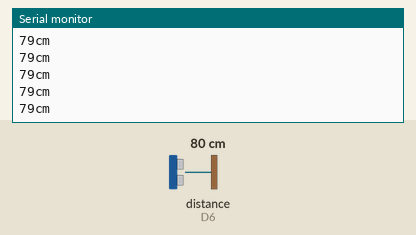
Recording of a sketch running on a simulated ESP8266 (NodeMCU). On the bench: the last lines printed to the serial monitor. Wiring (inferred from the names in the program): ultrasonic range finder: trigger D5; echo D6. The inputs (shaded band) are chosen by the test bench; at power-on: distance to the obstacle (sensor on D6) 80 cm. The echo pulse lasts 58.3 µs per cm.

Above: at 1.2 s.
1.3 s: distance to the obstacle (sensor on D6) set to 2 cm
At 2.0 s:
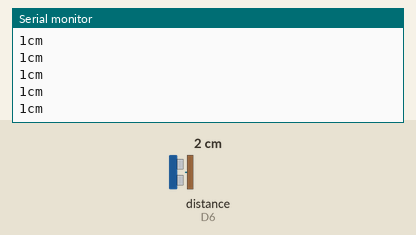
4.3 s: distance to the obstacle (sensor on D6) set to 4 cm
At 5.1 s:
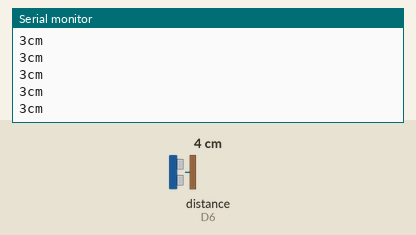
Timing chart, 0 to 7.3 s (numbered marks = the images above; inputs shaded):
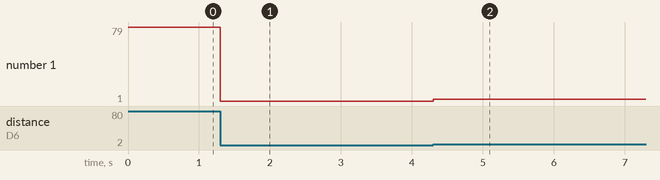

The sketch:

LED_BLINK.ino
```cpp
/*
GND - Gnd
ECHO - D6
TRIG - D5
VCC - 5v
*/

#define echo D6
#define trig D5
long duration;
int distance;
void setup()
{
pinMode(trig, OUTPUT);
pinMode(echo, INPUT);
Serial.begin(9600);
}
void loop()
{
digitalWrite(trig, LOW);
delayMicroseconds(2);
digitalWrite(trig, HIGH);
delayMicroseconds(10);
digitalWrite(trig, LOW);
duration = pulseIn(echo, HIGH);
distance = duration * 0.034 / 2;
Serial.print(distance);
Serial.println("cm");

}
```

Measured:
- after the input at 1.3 s, the serial monitor: prints a new line at once (image 1)
- after the input at 4.3 s, the serial monitor: prints a new line at once (image 2)
- plotted number 1: 79 → 1 after the input at 1.3 s, 1 → 3 after the input at 4.3 s
